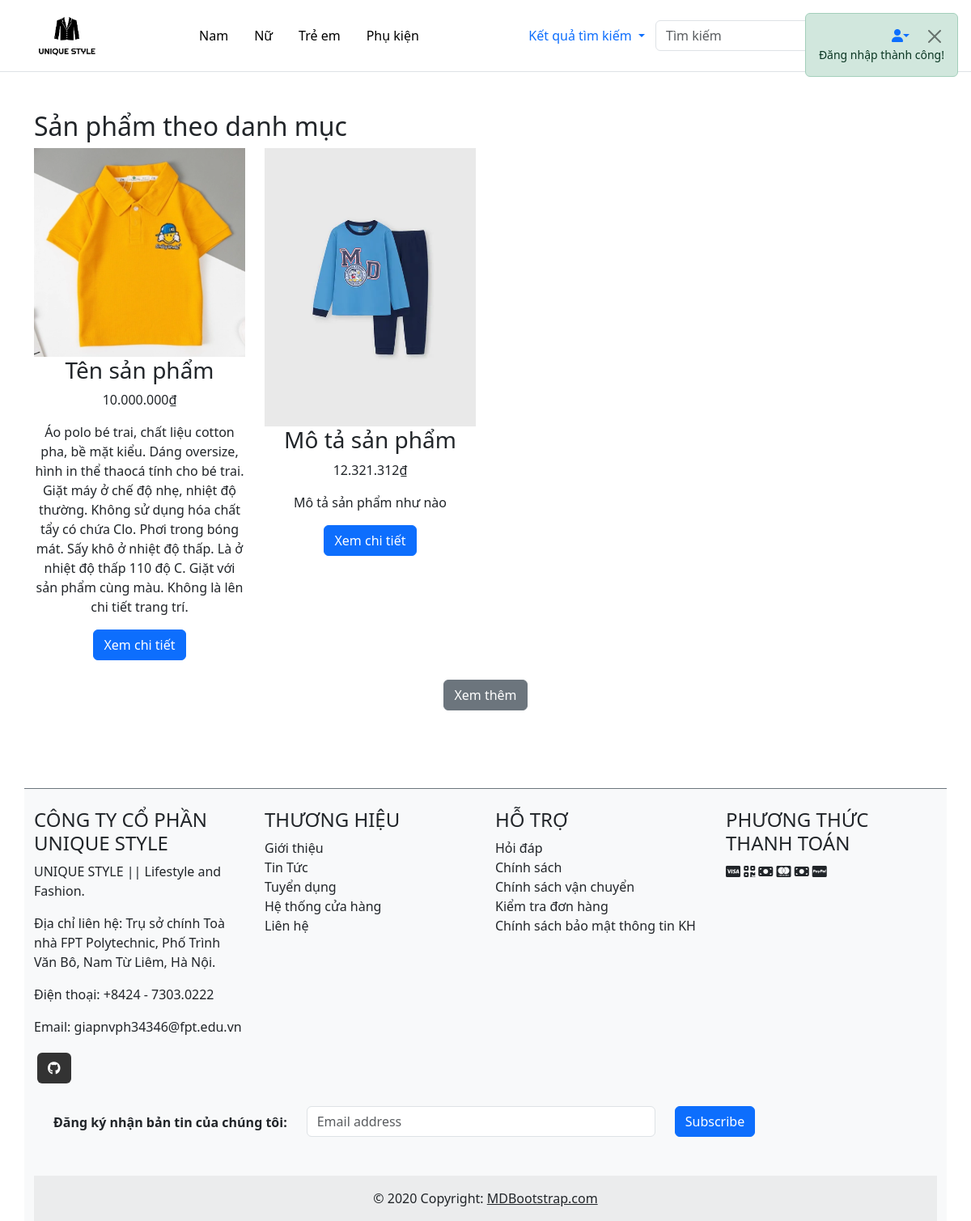
The app's page /client-page/index.php?act=danhmucnam&id=1 (signed in) with its own data.
### tables this page shows
CREATE TABLE `categories` (
  `CategoryID` int NOT NULL,
  `categoryName` varchar(100) NOT NULL
);

CREATE TABLE `products` (
  `id` int NOT NULL,
  `ProductName` varchar(100) NOT NULL,
  `Description` text NOT NULL,
  `Price` int NOT NULL,
  `CategoryID` int NOT NULL,
  `status` int NOT NULL,
  `image` text NOT NULL
);

### client-page/index.php (called while the page is built, shortened)
<?php
require_once '../common/function.php';
$router = new Router();
require_once '../controllers/navbar/DanhMucNamController.php';
require_once '../models/category.php';
require_once '../models/product/Product.php';
require_once '../controllers/PageController.php';
$act = $_GET['act'] ?? '/';
$router->add('/', 'PageController', 'index');
require_once '../routes/navbar/danhmuc_nam.php';
$router->dispatch($act);

### common/function.php (called while the page is built)
<?php
function connectDB()
{
    $host   = DB_HOST;
    $dbname = DB_NAME;
    try {
        $conn = new PDO(
            "mysql:host=$host; dbname=$dbname",
            DB_USERNAME,
            DB_PASSWORD
        );
        $conn->setAttribute(PDO::ATTR_ERRMODE, PDO::ERRMODE_EXCEPTION);
        $conn->setAttribute(PDO::ATTR_DEFAULT_FETCH_MODE, PDO::FETCH_ASSOC);
        return $conn;
    } catch (\PDOException $e) {
        echo 'lỗi kết nối cơ sở dữ liệu' . $e->getMessage();
    }
}
?>

### models/category.php (called while the page is built, shortened)
<?php
class CategoryManager
{
    private $conn;
    public function __construct()
    {
        $this->conn = connectDB();
    }
    public function showCategories()
    {
        $sql = "SELECT CategoryID, categoryName FROM categories";
        $stmt = $this->conn->query($sql);
        return $stmt->fetchAll(PDO::FETCH_ASSOC);
    }
    public function getCategoryById($CategoryID)
    {
        $query = "SELECT * FROM categories WHERE CategoryID = :CategoryID";
        $stmt = $this->conn->prepare($query);
        $stmt->bindParam(':CategoryID', $CategoryID, PDO::PARAM_INT);
        $stmt->execute();
        return $stmt->fetch(PDO::FETCH_ASSOC);
    }
    public function __destruct()
    {
        $this->conn = null;
    }
}

### models/product/product.php (called while the page is built, shortened)
<?php
class Product
{
    public $conn;
    public function __construct()
    {
        $this->conn = connectDB();
    }
    public function getProductsByCategoryId($categoryId)
    {
        $query = "SELECT * FROM products WHERE CategoryID = :categoryId AND status = 1";
        $stmt = $this->conn->prepare($query);
        $stmt->bindParam(':categoryId', $categoryId, PDO::PARAM_INT);
        $stmt->execute();
        return $stmt->fetchAll(PDO::FETCH_ASSOC);
    }
}

### client-page/views/category/danhmuc_nam.php (the view)
<section class="products py-5">
    <div class="container">
        <h2>Sản phẩm theo danh mục</h2>
        <div class="row row-cols-1 row-cols-md-4 g-4">
            <?php if (!empty($productsList) && count($productsList) > 0): ?>
                <?php foreach ($productsList as $product): ?>
                    <div class="col">
                        <div class="product-item text-center">
                            <img src="<?= $product['image']; ?>" class="img-fluid" alt="<?= htmlspecialchars($product['ProductName']); ?>">
                            <h3><?= htmlspecialchars($product['ProductName']); ?></h3>
                            <p><?= number_format($product['Price'], 0, ',', '.'); ?>₫</p>
                            <p><?= htmlspecialchars($product['Description']); ?></p>
                            <a href="product-detail.php?id=<?= $product['id']; ?>" class="btn btn-primary">Xem chi tiết</a>
                        </div>
                    </div>
                <?php endforeach; ?>
            <?php else: ?>
                <p>Không có sản phẩm trong danh mục này.</p>
            <?php endif; ?>
        </div>
        <div class="text-center mt-4">
            <a href="#"><button class="btn btn-secondary">Xem thêm</button></a>
        </div>
    </div>
</section>

### client-page/views/header.php (shortened to what this page needs)
<!DOCTYPE html>
<html lang="en">
<head>
  <link rel="stylesheet" href="../client-page/public/styles.css">
  <link rel="stylesheet" href="https://cdnjs.cloudflare.com/ajax/libs/font-awesome/6.0.0-beta3/css/all.min.css" />
  <link href="https://cdn.jsdelivr.net/npm/bootstrap@5.3.0/dist/css/bootstrap.min.css" rel="stylesheet">
</head>
<body>
  <?php if (!empty($_SESSION['success']) || !empty($_SESSION['error'])): ?>
    <div
      class="alert <?= !empty($_SESSION['success']) ? 'alert-success' : 'alert-danger'; ?> d-flex flex-column align-items-start p-3 position-fixed top-0 end-0 m-3"
      role="alert">
      <button type="button" class="btn-close ms-auto" data-bs-dismiss="alert" aria-label="Close"></button>
      <small>
        <?php if (!empty($_SESSION['success'])): ?>
          <?= $_SESSION['success']; ?>
        <?php endif; ?>
      </small>
    </div>
  <?php endif; ?>
  <header class="top-header bg-white py-3 border-bottom">
    <div class="container d-flex justify-content-between align-items-center">
      <div class="logo">
        <a href="../client-page">
          <img src="../client-page/images/logo.png" alt="Logo" class="img-fluid" style="height: 50px;">
        </a>
      </div>
      <nav class="navbar">
        <ul class="nav">
          <?php if (!empty($latestCategorysHome) && count($latestCategorysHome) > 0): ?>
            <?php foreach ($latestCategorysHome as $category): ?>
              <li class="nav-item">
                <a href="?act=danhmucnam&id=<?= urlencode($category['CategoryID']); ?>" class="nav-link">
                  <?= htmlspecialchars($category['categoryName'], ENT_QUOTES, 'UTF-8'); ?>
                </a>
              </li>
            <?php endforeach; ?>
          <?php else: ?>
            <p>Hiện tại chưa có danh mục nào.</p>
          <?php endif; ?>
        </ul>
      </nav>
      <div class="header-icons d-flex align-items-center gap-3">
        <div class="search-container">
          <form class="d-flex" role="search" method="POST">
            <button class="btn btn-link dropdown-toggle" type="button" id="search-dropdown" data-bs-toggle="dropdown" style="text-decoration: none;">
              Kết quả tìm kiếm
            </button>
            <input type="text" class="form-control" placeholder="Tìm kiếm" name="search_query" id="search-input" required />
            <button class="btn btn-link" name="search" type="submit">
            </button>
          </form>
        </div>
        <?php if (isset($_SESSION['user'])): ?>
          <div class="dropdown">
            <a href="javascript:void(0);" class="fa fa-user dropdown-toggle" id="user-icon" data-bs-toggle="dropdown"
              aria-expanded="false"></a>
          </div>
        <?php else: ?>
          <a href="?act=login" class="fa fa-user"></a>
        <?php endif; ?>
      </div>
    </div>
  </header>

### client-page/public/styles.css (style rules this page uses)
a { color: black; text-decoration: none; }
.navbar .nav-link { color: black; }
#search-input { width: 200px; transition: width 0.3s ease; }

### records on screen
categories: categoryName "Nam"
categories: categoryName "Nữ"
categories: categoryName "Trẻ em"
categories: categoryName "Phụ kiện"
products: image (picture), ProductName "Tên sản phẩm", Price "10.000.000", Description "Áo polo bé trai, chất liệu cotton pha, bề mặt kiểu. Dáng oversize, hình in thể thaocá tính cho bé trai. Giặt máy ở chế độ nhẹ, nhiệt độ thường. Không sử dụng hóa chất tẩy có chứa Clo. Phơi trong bóng mát. Sấy khô ở nhiệt độ thấp. Là ở nhiệt độ thấp 110 độ C. Giặt với sản phẩm cùng màu. Không là lên chi tiết trang trí."
products: image (picture), ProductName "Mô tả sản phẩm", Price "12.321.312", Description "Mô tả sản phẩm như nào"

### other values on screen
$_SESSION['success'] "Đăng nhập thành công!"
